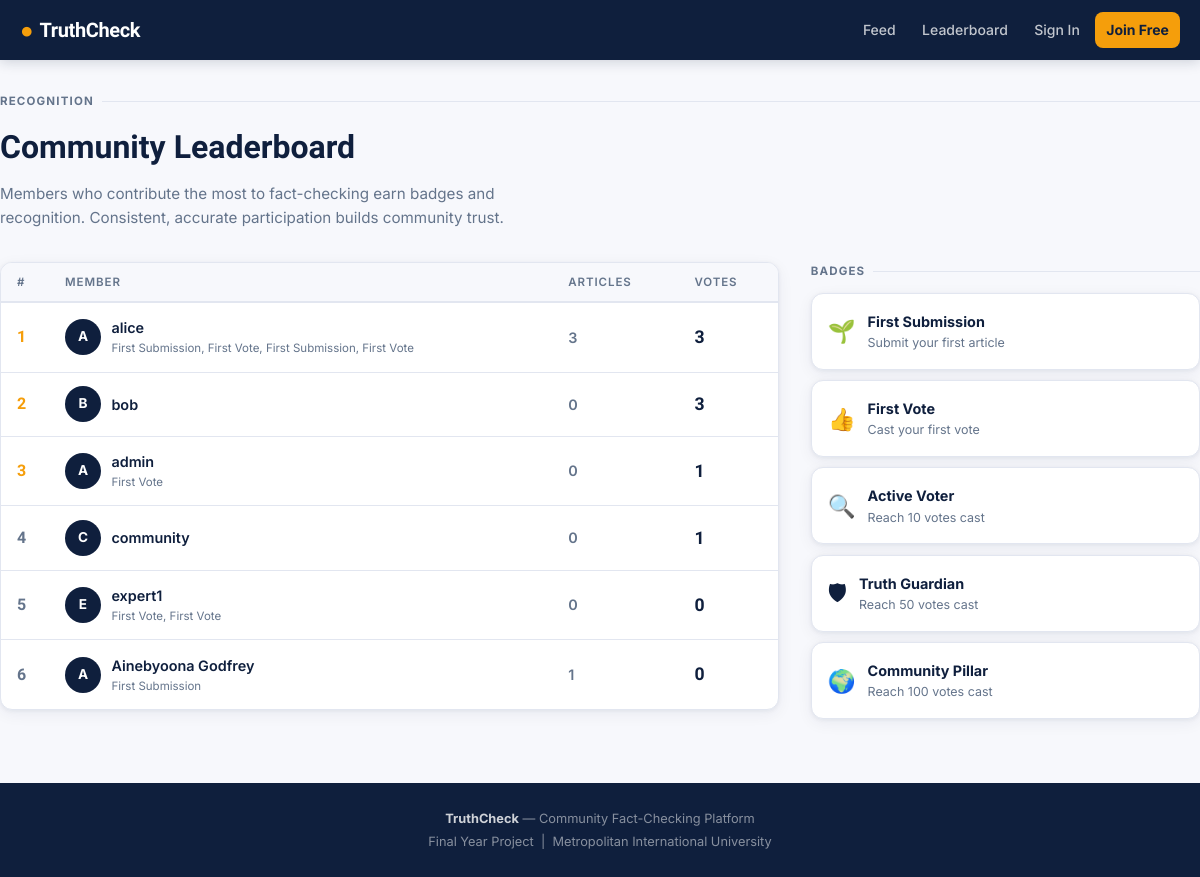
The app's page /leaderboard with its own data.
### tables this page shows
CREATE TABLE users (
    id INTEGER PRIMARY KEY AUTOINCREMENT,
    username TEXT UNIQUE NOT NULL,
    email TEXT UNIQUE NOT NULL,
    password_hash TEXT NOT NULL,
    role TEXT DEFAULT 'user',
    reputation INTEGER DEFAULT 0,
    created_at TIMESTAMP DEFAULT CURRENT_TIMESTAMP
);

### app/routes.py (the view)
@main.route('/leaderboard')
def leaderboard():
    db = get_db()
    users = db.execute('''
        SELECT u.id, u.username, u.reputation,
            (SELECT COUNT(*) FROM votes WHERE user_id=u.id) as vote_count,
            (SELECT COUNT(*) FROM articles WHERE submitted_by=u.id) as article_count,
            (SELECT GROUP_CONCAT(badge_name, ', ') FROM badges WHERE user_id=u.id) as badges
        FROM users u ORDER BY vote_count DESC LIMIT 20
    ''').fetchall()
    return render_template('leaderboard.html', users=users)

### app/database.py (called while the page is built)
def get_db(app=None):
    from flask import current_app
    _app = app or current_app
    if 'db' not in g:
        g.db = sqlite3.connect(_app.config['DATABASE'])
        g.db.row_factory = sqlite3.Row
    return g.db

### app/templates/leaderboard.html (shortened to what this page needs)
{% extends 'base.html' %}
{% block content %}
<div class="container page">
  <div style="margin-bottom:2rem">
    <div class="section-label">Recognition</div>
    <h1 style="font-family:var(--display);font-size:clamp(1.4rem,4vw,2rem);font-weight:800;color:var(--navy);margin-bottom:.5rem">
      Community Leaderboard
    </h1>
    <p style="color:var(--muted);font-size:.95rem;max-width:520px">
      Members who contribute the most to fact-checking earn badges and recognition.
      Consistent, accurate participation builds community trust.
    </p>
  </div>
  <div style="display:grid;grid-template-columns:2fr 1fr;gap:2rem;align-items:start">
    <div>
      <div class="card" style="padding:0;overflow:hidden">
        <table class="lb-table">
          <thead>
            <tr>
              <th style="width:3rem">#</th>
              <th>Member</th>
              <th>Articles</th>
              <th>Votes</th>
            </tr>
          </thead>
          <tbody>
            {% for user in users %}
            <tr>
              <td><span class="lb-rank {% if loop.index <= 3 %}top{% endif %}">{{ loop.index }}</span></td>
              <td>
                <div style="display:flex;align-items:center;gap:.65rem">
                  <div style="width:36px;height:36px;border-radius:50%;background:var(--navy);color:#fff;
                              display:flex;align-items:center;justify-content:center;font-weight:700;font-size:.85rem;flex-shrink:0">
                    {{ user.username[0].upper() }}
                  </div>
                  <div>
                    <div style="font-weight:600">{{ user.username }}</div>
                    {% if user.badges %}
                    <div style="font-size:.72rem;color:var(--muted)">{{ user.badges }}</div>
                    {% endif %}
                  </div>
                </div>
              </td>
              <td style="font-weight:600;color:var(--muted)">{{ user.article_count }}</td>
              <td>
                <span style="font-family:var(--display);font-weight:800;font-size:1.1rem;color:var(--navy)">
                  {{ user.vote_count }}
                </span>
              </td>
            </tr>
            {% else %}
            <tr><td colspan="4" style="text-align:center;padding:2.5rem;color:var(--muted)">No members yet.</td></tr>
            {% endfor %}
          </tbody>
        </table>
      </div>
    </div>
    <div>
      <div class="section-label">Badges</div>
      <div style="display:flex;flex-direction:column;gap:.65rem">
        {% for icon,badge,desc in [
          ('🌱','First Submission','Submit your first article'),
          ('👍','First Vote','Cast your first vote'),
          ('🔍','Active Voter','Reach 10 votes cast'),
          ('🛡','Truth Guardian','Reach 50 votes cast'),
          ('🌍','Community Pillar','Reach 100 votes cast'),
        ] %}
        <div class="card card-sm" style="display:flex;gap:.75rem;align-items:center">
          <span style="font-size:1.4rem;flex-shrink:0">{{ icon }}</span>
          <div>
            <div style="font-weight:700;font-size:.9rem">{{ badge }}</div>
            <div style="font-size:.78rem;color:var(--muted)">{{ desc }}</div>
          </div>
        </div>
        {% endfor %}
      </div>
    </div>
  </div>
</div>
{% endblock %}

### app/templates/base.html (style rules this page uses)
:root { --navy: #0F1F3D; --navy2: #1A3260; --amber: #F59E0B; --amber2: #D97706; --danger: #DC2626; --safe: #059669; --warn: #D97706; --surface: #FFFFFF; --bg: #F7F8FC; --border: #E2E6F0; --muted: #64748B; --text: #0F1F3D; --card-sh: 0 1px 4px rgba(15,31,61,.06), 0 4px 16px rgba(15,31,61,.06); --radius: 12px; --r-sm: 8px; --font: 'Inter', system-ui, sans-serif; --display: 'Sora', 'Inter', sans-serif; }
*,*::before,*::after { box-sizing:border-box;margin:0;padding:0 }
html { font-size:16px;-webkit-text-size-adjust:100% }
body { font-family:var(--font);background:var(--bg);color:var(--text);line-height:1.6;min-height:100vh;display:flex;flex-direction:column }
.container { max-width:1200px;margin:0 auto;padding:0 1.25rem;width:100% }
.page { padding:2rem 0 4rem }
.card { background:var(--surface);border:1px solid var(--border); border-radius:var(--radius);box-shadow:var(--card-sh); padding:1.5rem; }
.card-sm { padding:1rem }
.section-label { font-size:.72rem;font-weight:700;text-transform:uppercase;letter-spacing:.1em; color:var(--muted);margin-bottom:.75rem;display:flex;align-items:center;gap:.5rem; }
.section-label::after { content:'';flex:1;height:1px;background:var(--border) }
.lb-table { width:100%;border-collapse:collapse }
.lb-table th { font-size:.72rem;text-transform:uppercase;letter-spacing:.08em;color:var(--muted);font-weight:600;padding:.6rem 1rem;border-bottom:2px solid var(--border);text-align:left;background:var(--bg) }
.lb-table td { padding:.85rem 1rem;border-bottom:1px solid var(--border);font-size:.9rem;vertical-align:middle }
.lb-table tr:last-child td { border-bottom:none }
.lb-rank { font-family:var(--display);font-weight:800;color:var(--muted);font-size:1rem }
.lb-rank.top { color:var(--amber) }

### records on screen
users: username "A", username "alice", badges "First Submission, First Vote, First Submission, First Vote", article_count "3", vote_count "3"
users: username "B", username "bob", article_count "0", vote_count "3"
users: username "A", username "admin", badges "First Vote", article_count "0", vote_count "1"
users: username "C", username "community", article_count "0", vote_count "1"
users: username "E", username "expert1", badges "First Vote, First Vote", article_count "0", vote_count "0"
users: username "A", username "Ainebyoona Godfrey", badges "First Submission", article_count "1", vote_count "0"

### other values on screen
{{ icon }} "🌱" "👍" "🔍" "🛡" "🌍"
{{ badge }} "First Submission" "First Vote" "Active Voter" "Truth Guardian" "Community Pillar"
{{ desc }} "Submit your first article" "Cast your first vote" "Reach 10 votes cast" "Reach 50 votes cast" "Reach 100 votes cast"
